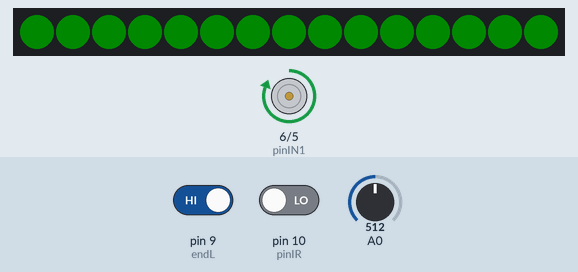
Simulated run of this sketch. Board: Arduino Uno, built with avr-gcc and run on an emulated ATmega328P. On the bench: 15 RGB LEDs in strip order, left to right, motor-driver pin pairs drawn as motors (green arrow = first pin HIGH = forward, orange = second pin HIGH = backward, longer = more drive). The test bench sets the inputs (shaded band); at power-on: pin 9 (endL) HIGH, pin 10 (pinIR) LOW, A0 = 512. Dim RGB values are drawn brighter than linear; colours are those a GRB WS2812 strip shows for the declared byte order.

Above: at 10.8 s.
10.9 s: pin 9 (endL) driven LOW
At 12.6 s:
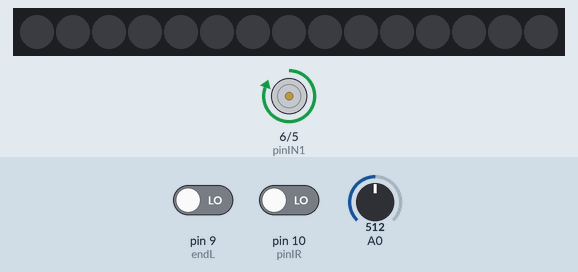
At 14.8 s:
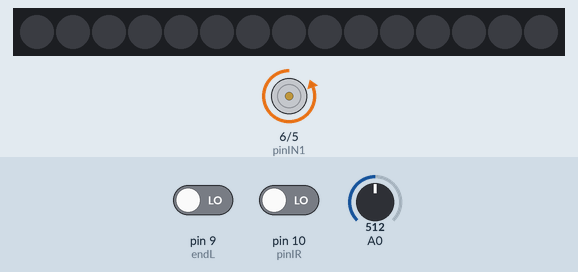
14.9 s: pin 9 (endL) driven HIGH
At 15.6 s:
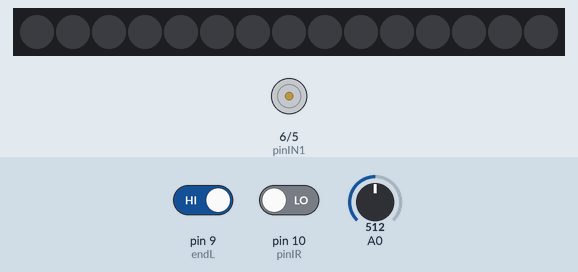
Timing chart, 0 to 17.9 s (numbered marks = the images above; inputs shaded):
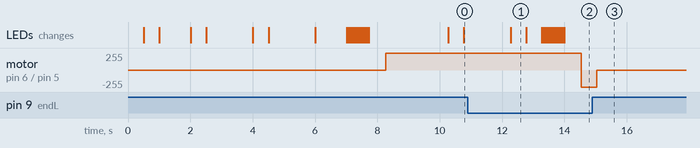

The sketch:

chickHouseScript.ino
```cpp
//Libraries
#include <FastLED.h>//https://github.com/FastLED/FastLED

//Constants
#define NUM_STRIPS 1
#define NUM_LEDS 15
#define BRIGHTNESS 10
#define LED_TYPE WS2812B
#define COLOR_ORDER BRG//RGB
#define FASTLED_ALLOW_INTERRUPTS 0
#define FASTLED_INTERRUPT_RETRY_COUNT 1
#define FRAMES_PER_SECOND 60
#define COOLING 55
#define SPARKING 120

// Gestionnaire du bandeau LED
CRGB leds[NUM_LEDS];
const int stripPin  = 2;

// Pins de contrôle du pont en H (moteur)
const int pinIN1 = 6;
const int pinIN2 = 5;

// Pins de fin de course (moteur)
const int endH = 8;
const int endL = 9;

// Pin de validation Série
const int INA = 7;

// Pin de détecteur infrarouge
const int pinIR = 10;

// Valeurs constantes
const int timeOut = 10*1000; // 10s

// Valeurs variables
String currentPosition = "CLOSE";
bool gReverseDirection  = false;

const String initString = "START";

void setup() {
  Serial.begin(9600);

  FastLED.addLeds<LED_TYPE, stripPin, COLOR_ORDER>(leds, NUM_LEDS);
  FastLED.setBrightness(BRIGHTNESS);

  pinMode(pinIN1, OUTPUT);
  pinMode(pinIN2, OUTPUT);

  pinMode(endH, INPUT);
  pinMode(endL, INPUT);

  pinMode(INA, INPUT);

  pinMode(pinIR, INPUT);

  digitalWrite(pinIN1, LOW);
  digitalWrite(pinIN2, LOW);

  FixColor(255, 0, 0); // Rouge
  FixColor(0, 255, 0); // Vert
  FixColor(0, 0, 255); // Bleu
  delay(500);

  FixColor(0, 0, 0); // Eteint

  CloseDoor();

  // Attente de validation de connexion Série
  /*
  while (digitalRead(INA) == LOW) {
    Serial.println(initString);
    delay(500);
  }*/
}

void FixColor (byte r, byte g, byte b) {
  for (int i = 0; i < NUM_LEDS; i++) {
    //leds[i] = CRGB::Goldenrod;
    leds[i].setRGB(r, g, b);
  }
  FastLED.show();
  delay(500);
}

void AnimOpen () {
  for (int i = 0; i < 2; i++) {
    FixColor(0, 0, 255); // Bleu
    delay(1000);
    FixColor(0, 0, 0); // Eteint
  }

  FixColor(0, 0, 255); // Bleu
  for (int j = 0; j < NUM_LEDS; j++) {
    leds[j].setRGB(0, 0, 0); // Eteint
    FastLED.show();
    delay(50);
  }

  delay(500);
}

void AnimClose () {
  for (int i = 0; i < 2; i++) {
    FixColor(0, 0, 255); // Bleu
    delay(1000);
    FixColor(0, 0, 0); // Eteint
  }

  FixColor(0, 0, 0); // Eteint
  for (int j = 0; j < NUM_LEDS; j++) {
    leds[j].setRGB(0, 0, 255); // Eteint
    FastLED.show();
    delay(50);
  }

  delay(500);
}

void AnimError () {
  FixColor(255, 0, 0); // Rouge
  delay(1000);

  for (int i = 0; i < 2; i++) {
    FixColor(0, 0, 0); // Rouge
    delay(100);
    FixColor(255, 0, 0); // Eteint
  }

  delay(1000);
}

void AnimDetect () {
  for (int i = 0; i < NUM_LEDS; i+=2) {
    leds[i].setRGB(0, 255, 0); // Vert
  }
  FastLED.show();
}

String ReadMSG() {
  String msg = "";
  int startProcess = millis(); // Temps de début de process

  if (Serial.available()) {
    delay(10);
    while (Serial.available() > 0 && (millis() - startProcess) < timeOut) {
      msg += (char)Serial.read();
    }
    Serial.flush();
  }

  return msg;
}

bool CloseDoor () {
  bool state = false;

  AnimClose();

  int startProcess = millis(); // Temps de début de process

  // Moteur en marche avant
  digitalWrite(pinIN1, HIGH);
  digitalWrite(pinIN2, LOW);
  while (digitalRead(endL) == LOW && (millis() - startProcess) < timeOut) {
    delay(250);
  }
  digitalWrite(pinIN2, LOW); // Arrêt du moteur

  if ((millis() - startProcess) < timeOut) {
    state = true; // Processus achevé
    currentPosition = "CLOSE";
  }

  delay(500);

  return state;
}

bool OpenDoor () {
  bool state = false;

  AnimOpen();

  int startProcess = millis(); // Temps de début de process

  // Moteur en marche avant
  digitalWrite(pinIN1, LOW);
  digitalWrite(pinIN2, HIGH);
  while (digitalRead(endL) == LOW && (millis() - startProcess) < timeOut) {
    delay(250);
  }
  digitalWrite(pinIN2, LOW); // Arrêt du moteur

  if ((millis() - startProcess) < timeOut) {
    state = true; // Processus achevé
    currentPosition = "OPEN";
  }

  delay(500);

  return state;
}

void loop() {
  if ((ReadMSG == "OPEN" || analogRead(A0) < 900) && currentPosition == "CLOSE") {
    if (!OpenDoor()) {
      Serial.println("ERROR:OPEN");
      AnimError();
    }
  }
  else if ((ReadMSG == "CLOSE" || analogRead(A0) > 1000) && currentPosition == "OPEN"){
    if (!CloseDoor()) {
      Serial.println("ERROR:CLOSE");
      AnimError();
    }
  }

  if (digitalRead(pinIR) == HIGH && currentPosition == "CLOSE") {
    Serial.println("EVENT:DETECT");
    AnimDetect();
  }

  delay(500);
  //Serial.println(analogRead(A0));
}
```

Measured:
- after the input at 10.9 s, motor on pin 6 (pinIN1) / pin 5 (pinIN2): forward 255/255 → backward 255/255 after 3.6 s
- after the input at 14.9 s, motor on pin 6 (pinIN1) / pin 5 (pinIN2): backward 255/255 → stopped after 0.14 s
- what the display in image 1 shows lasts 0.5 s, from 12.3 s to 12.8 s
